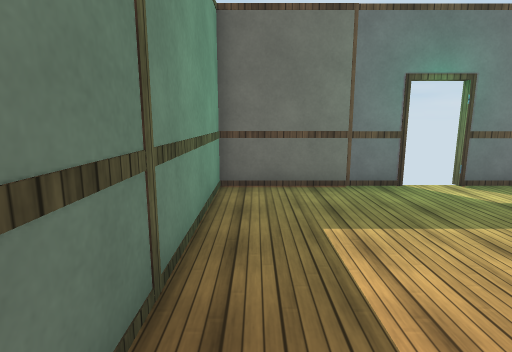
view 1 (above)

16 first-person views from a walk through a 3-D level made in the Unity game engine. The camera is 1.5 m above the floor, tilts 10° down and sees 80° across. Doors are open. The floor is counted in squares, 1 m on a side. Each view is taken from the middle of a square. On the plan, view 1 faces up. The plan holds only what a view shows up to about 15 squares ahead; the rest is blank. The player character is not drawn. Surface patterns are stand-ins for the level's own textures.

view 2
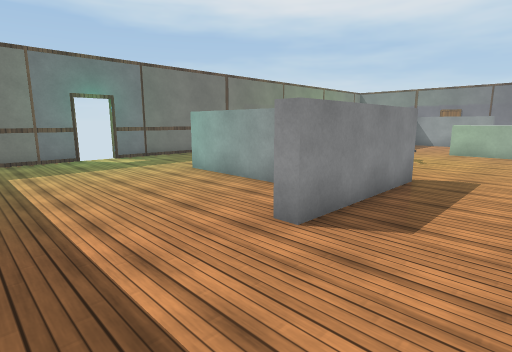

view 3
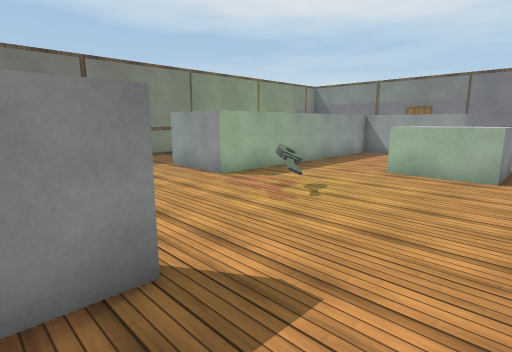

view 4
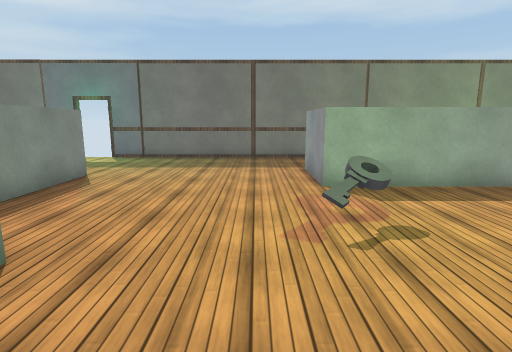

view 5
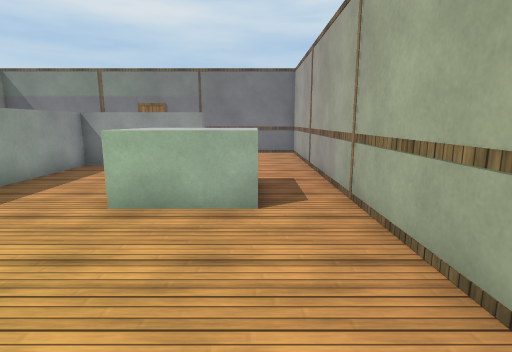

view 6
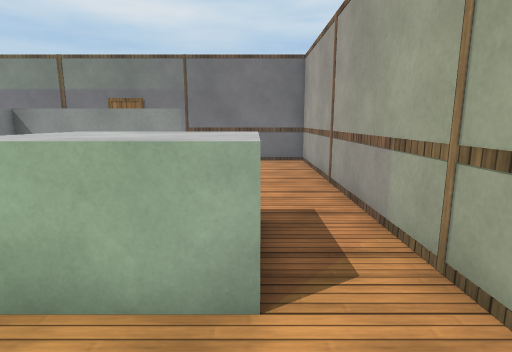

view 7
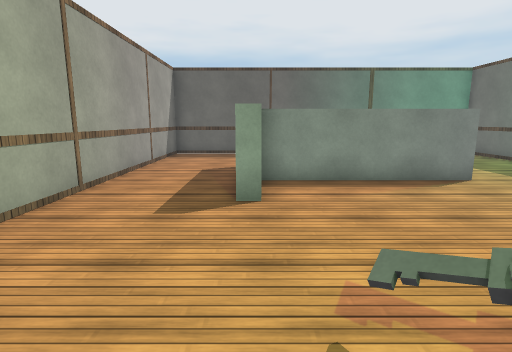

view 8
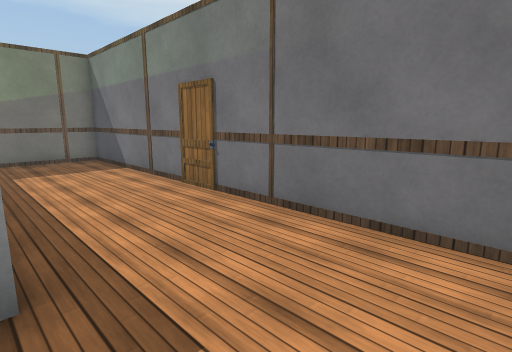

view 9
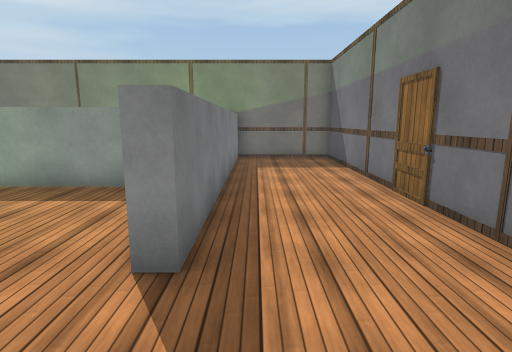

view 10
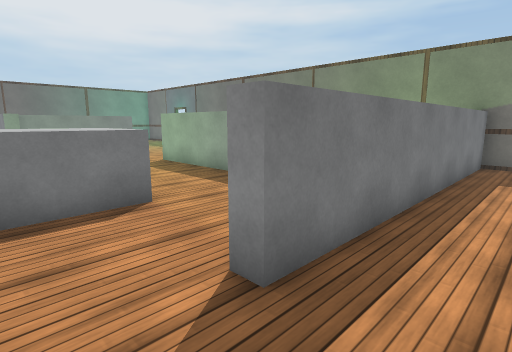

view 11
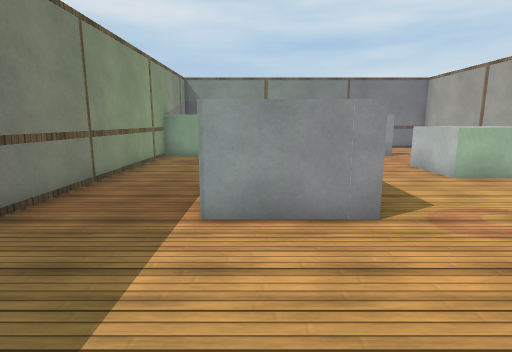

view 12
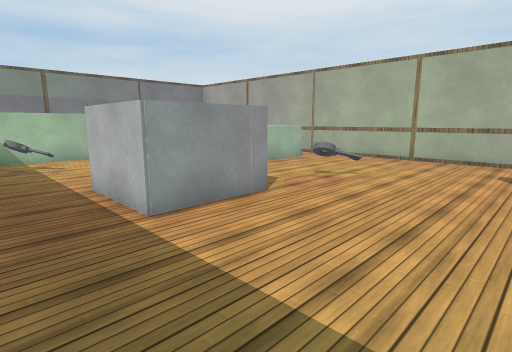

view 13
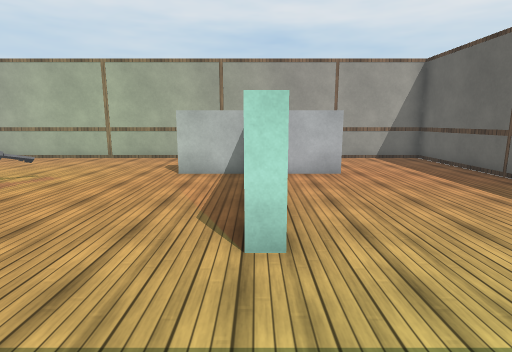

view 14
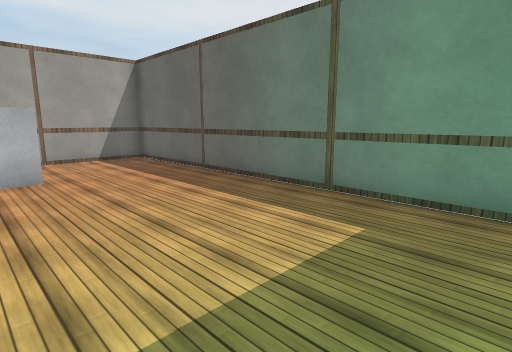

view 15
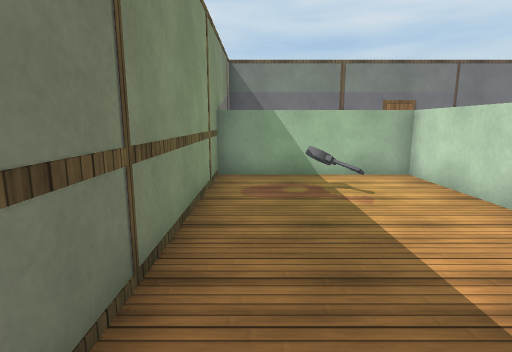

view 16
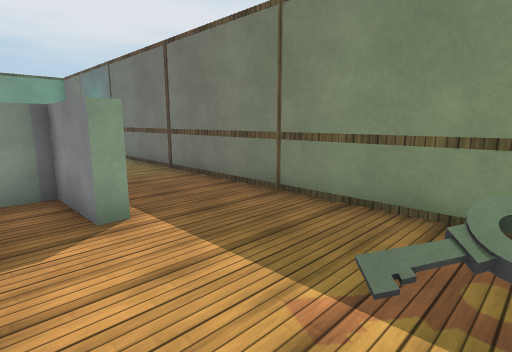

### Floor plan
Ten units are one square. View 1 is at (0, 0); x grows to the right and y downward. Boxes are objects, and circles mark ways between rooms. Rooms are numbered by the first view taken in them; rooms with no view inside come last. Other rooms are left out.
<svg viewBox="-14 -76 280 150">
<path fill="none" stroke="#000" d="M57 10 57 -27 61 -27 61 29 83 29 83 34 35 34 35 29 51 29M185 50 162 50 162 24 186 24 186 46M165 -71 48 -71M35 -71 -9 -71 -9 69 261 69 261 -71 222 -71 222 31 217 31 217 -11 126 -11 126 -39 153 -39M181 -15 217 -15 217 -71 165 -71M153 -39 153 -34 131 -34 131 -25"/>
<rect x="115" y="15" width="10" height="10" fill="#bbb"><title>key</title></rect>
<rect x="195" y="-55" width="10" height="10" fill="#bbb"><title>key</title></rect>
<circle cx="165" cy="-55" r="3" fill="#2a7"/>
<text x="120" y="10">1</text>
<text x="180" y="-40">2</text>
</svg>
Room 1 opens to room 2.

Where each view was taken, in squares from view 1:
view 1: 0 up, 0 right, facing up
view 2: 6 down, 0 right, facing up-right
view 3: 6 down, 7 right, facing up-right
view 4: 6 down, 11 right, facing up
view 5: 5 down, 11 right, facing right
view 6: 5 down, 14 right, facing right
view 7: 3 down, 14 right, facing left
view 8: 6 down, 22 right, facing up-right
view 9: 6 down, 23 right, facing up
view 10: 5 down, 24 right, facing up-left
view 11: 3 up, 8 right, facing right
view 12: 6 up, 8 right, facing down-right
view 13: 6 up, 6 right, facing down
view 14: 6 up, 5 right, facing down-left
view 15: 6 up, 13 right, facing right
view 16: 2 up, 20 right, facing up-left
